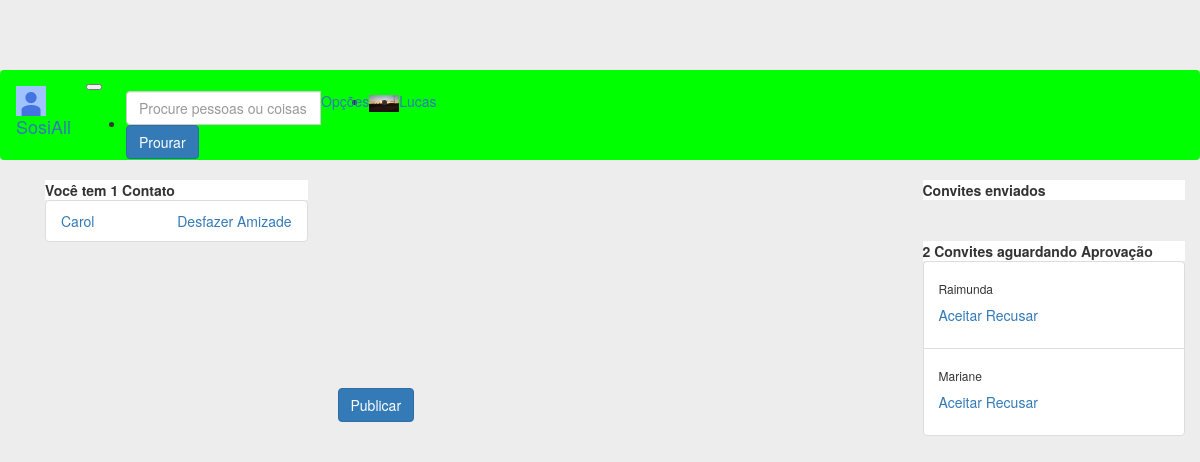
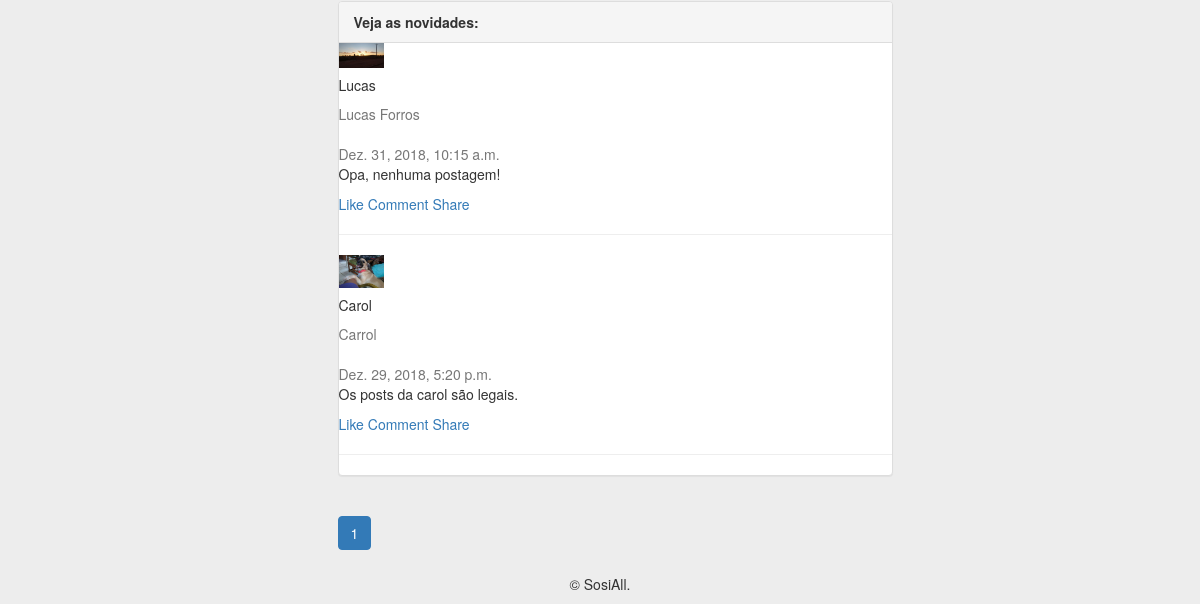
Before: / (signed in) with the older database file (2 pictures, top to bottom).
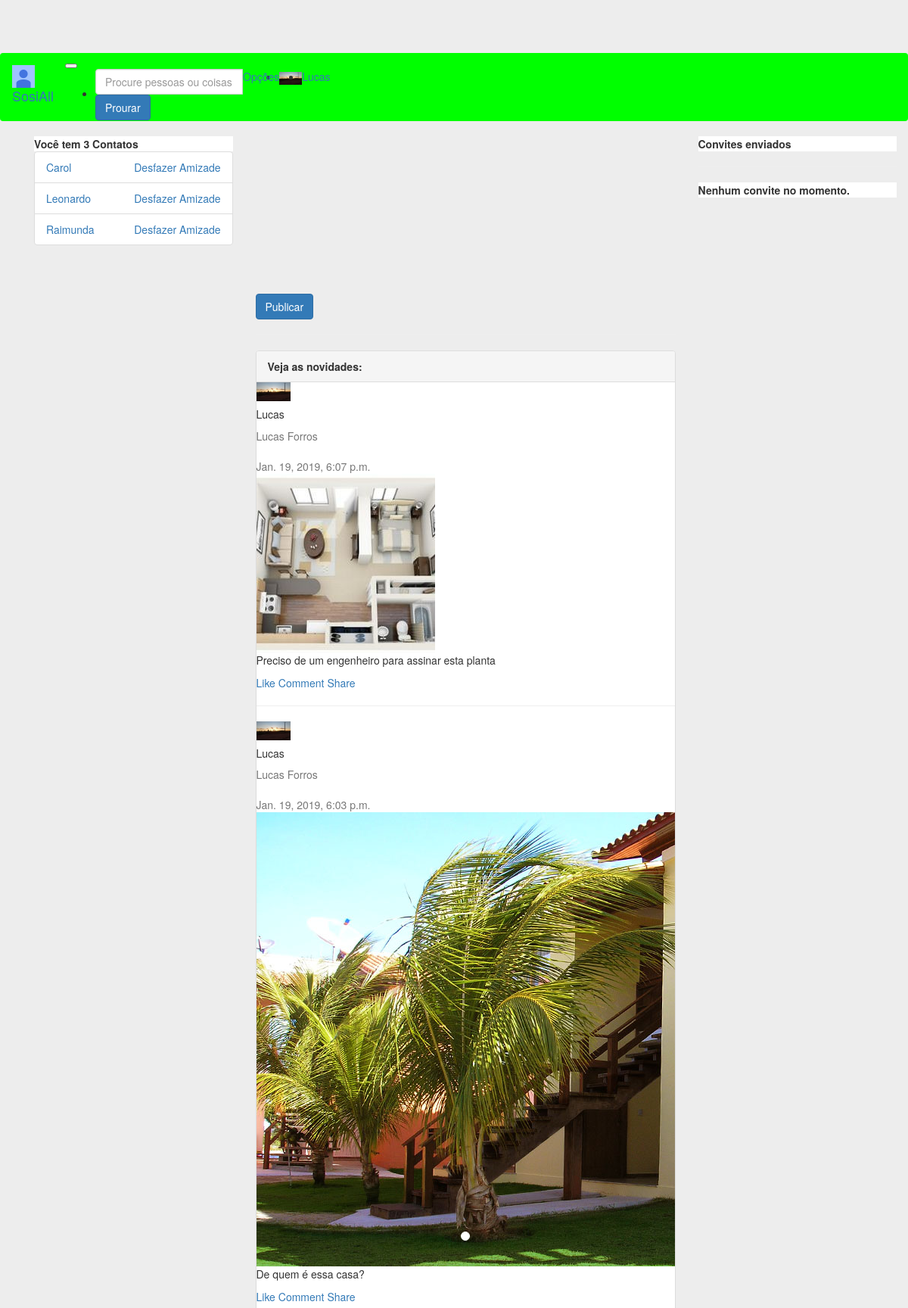
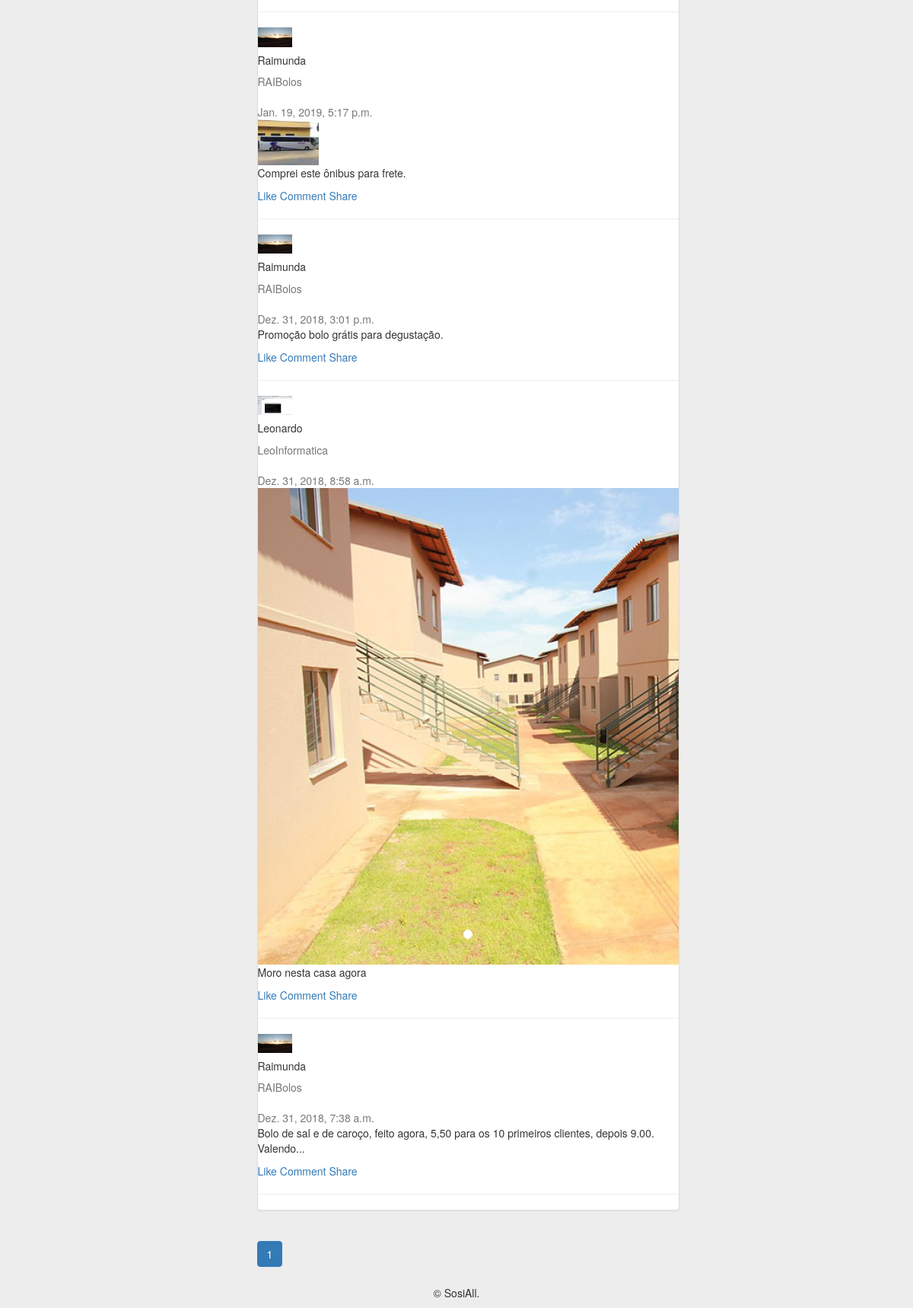
After: the same page with the newer database file (2 pictures, top to bottom).
### perfis/models.py (models this page shows, shortened)
class Perfil(models.Model):
    nome = models.CharField(max_length=255, null=False)
    telefone = models.CharField(max_length=15, null=False)
    nome_empresa = models.CharField(max_length=255, null=False)
    contatos = models.ManyToManyField('Perfil')
    usuario = models.OneToOneField(User, related_name='perfil', on_delete=models.CASCADE)
    criado_em = models.DateTimeField(auto_now_add=True)
    atualizado_em = models.DateTimeField(auto_now=True)
    convidavel = models.BooleanField(blank=True, null=True)
    ativa = models.BooleanField(default=True)
    justificativa = models.TextField(null=True)
    bloqueado = models.BooleanField(default=False)
    error_mensage = models.CharField(max_length=512, null=True)
    foto = models.ImageField(blank=True, null=True, upload_to='media/')
    capa = models.ImageField(blank=True, null=True, upload_to='media/')
    class Meta:
        ordering = ('nome',)
    def __str__(self):
        return self.nome

class Convite(models.Model):
    solicitante = models.ForeignKey(Perfil, on_delete=models.CASCADE, related_name='convites_feitos')
    convidado = models.ForeignKey(Perfil, on_delete=models.CASCADE, related_name='convites_recebidos')

### posts/models.py (models this page shows)
class Post(models.Model):
    user = models.ForeignKey(Perfil, related_name='postagens', on_delete=models.DO_NOTHING)
    postagem = models.CharField(max_length=255)
    created_at = models.DateTimeField(auto_now_add=True)
    init = models.BooleanField(default=False)
    def __str__(self):
        return self.postagem
    class Meta:
        ordering = ('-created_at',)

class Image(models.Model):
    post = models.ForeignKey(Post, related_name='imagens', on_delete=models.CASCADE)
    foto = models.ImageField(blank=True, null=True, upload_to='media/')

### perfis/views.py (the view)
# urls.py: path('', views.index, name='index'),
@login_required
def index(request):
    perfil_logado = get_perfil_logado(request)
    messages = Feedback.objects.filter(perfil=perfil_logado)
    feedbacks = []
    ITEMS_PER_PAGE = 10
    posts = getPosts(perfil_logado)
    paginator = Paginator(posts, ITEMS_PER_PAGE)
    page = request.GET.get('page',1)
    try:
        posts_page = paginator.get_page(page)
    except InvalidPage:
        posts_page = paginator.get_page(1)
    for msg in messages:
        feedbacks.append(msg.message)
        msg.delete()
    if perfil_logado.ativa == False or perfil_logado.bloqueado == True:
        return render(request,'perfis/transicao.html', {'perfil_logado': perfil_logado, 'messages':feedbacks})
    form = PostModelForm()
    if perfil_logado.usuario.is_superuser:
        return render(request, 'perfis/index.html', {'perfis': Perfil.objects.all()[:10],
         'perfil_logado': perfil_logado, 'form':form, 'posts':posts_page, 'messages':feedbacks})
    return render(request, 'perfis/index.html', {'perfis': Perfil.objects.filter(ativa=True, bloqueado=False),
        'perfil_logado': perfil_logado, 'form':form, 'posts':posts_page, 'messages':feedbacks})

### posts/forms.py
class PostModelForm(forms.ModelForm):
    class Meta:
        model = Post
        fields = ['postagem']
        widgets = {
            'postagem': forms.Textarea(attrs={'class': 'form-control', 'maxlength': 255, 'rows': '4', 'cols': '20'}),
        }

### perfis/views.py (called while the page is built)
def getPosts(perfil_logado):
    posts=[]
    for post in perfil_logado.postagens.all():
        posts.append(post)
    for perfil in perfil_logado.contatos.all():
        for post in perfil.postagens.all():
            posts.append(post)
    return boobleSort(posts)

def boobleSort(posts):
    for ind in range(len(posts)):
        for pos in range(len(posts)-1):
            if posts[ind].created_at > posts[pos].created_at:
                temp = posts[ind]
                posts[ind] = posts[pos]
                posts[pos] = temp
    return posts

def get_perfil_logado(request):
    return request.user.perfil

### perfis/templates/perfis/index.html (shortened to what the changed rows need)
{% extends 'perfis/base_b.html' %}
{% block body %}
        <div class="panel panel-default">
            <div class="panel-heading">
                <strong>Veja as novidades:</strong>
            </div>
            {% if posts %}
                {% for post in posts %}
                <div class="card gedf-card">
                    <div class="card-header">
                        <div class="d-flex justify-content-between align-items-center">
                            <div class="d-flex justify-content-between align-items-center">
                                <div class="mr-2">
                                    <img class="rounded-circle" width="45" src="{{post.user.foto}}" alt="">
                                </div>
                                <div class="ml-2">
                                    <div class="h5 m-0">{{post.user.nome}}</div>
                                    <div class="h7 text-muted">{{post.user.nome_empresa}}</div>
                                </div>
                            </div>
                            <div>
                                <div class="dropdown">
                                    <button class="btn btn-link dropdown-toggle" type="button" id="gedf-drop1" data-toggle="dropdown" aria-haspopup="true" aria-expanded="false">
                                    </button>
                                </div>
                            </div>
                        </div>
                    </div>
                    <div class="card-body">
                        <div class="text-muted h7 mb-2"> {{post.created_at}}</div>
                        <div class="card mb-3">
                            <div id="carouselExampleSlidesOnly" class="carousel slide" data-ride="carousel">
                              <ul class="carousel-indicators">
                                {% for i in post.imagens.all %}
                                <li data-target="#demo" data-slide-to="{{i.id}}" class="active"></li>
                                {% endfor %}
                            </ul>
                              <div class="carousel-inner">
                                {% for foto in  post.imagens.all%}
                                {% if foto == post.imagens.all.0 %}
                                <div class="carousel-item active">
                                  <img class="d-block w-100" src="{{foto.foto}}" alt="">
                                </div>
                                {% else %}
                                <div class="carousel-item">
                                  <img class="d-block w-100" src="{{foto.foto}}" alt="">
                                </div>
                                {% endif %}
                                {% endfor %}
                              </div>
                        </div>
                    </div>
                        <p class="card-text">
                            {{post}}
                        </p>
                    </div>
                    <div class="card-footer">
                        <a href="#" class="card-link"> Like</a>
                        <a href="#" class="card-link"> Comment</a>
                        <a href="#" class="card-link"> Share</a>
                    </div>
                </div>
                <hr>
                {% endfor %}
            {% else %}
                <p>Não há Posts Cadastrados!</p>
            {% endif %}
        </div>
        <nav aria-label="...">
          <ul class="pagination">
            {% for page in  posts.paginator.page_range %}
            <li class="page-item active">
              {% if posts.number == page %}
              <span class="page-link">{{posts.number}}<span class="sr-only">(current)</span></span>
              {% else %}
              <li class="page-item">
              <a class="page-link" href="?page={{ page }}">{{ page }}</a>
              {% endif %}
            </li>
            {% endfor %}
          </ul>
        </nav>
{% endblock %}

### perfis/templates/perfis/base_b.html (shortened to what the changed rows need)
<!DOCTYPE html>
{% load static %}
<html>
<head>
	<link rel="stylesheet" href="{% static 'bootstrap/css/bootstrap.min.css' %}">
    <link rel="stylesheet" href="{% static 'fontawesome/css/fontawesome-all.min.css' %}">
    <link rel="stylesheet" href="{% static 'styles/basic.css' %}">
</head>
<body>
	<div class="container">
    	<div class="container">
    		<div class="row">
    			<div class="col-md-3" id="nav">
    			{% if perfil_logado.bloqueado == False %}
    				<div class="card">
			            {% with total=perfil_logado.contatos.count %}
			                {% if total %}
			                    <div class="card-header">
			                        <strong>Você tem  {{ total }}
			                            Contato{{ total|pluralize }}
			                        </strong>
			                    </div>
			                    <ul class="list-group">
			                        {% for perfil in perfil_logado.contatos.all %}
			                            <li class="list-group-item">
			                                <a href="{% url 'exibir' perfil.id %}">
			                                    {{ perfil }}
			                                </a>
			                                <a class="pull-right" href="{% url 'desfazer' perfil.id %}" onclick="return confirm('Deseja mesmo  desfazer amizade com {{perfil.nome}}?')">
			                                    Desfazer Amizade
			                                </a>
			                            </li>
			                        {% endfor %}
			                    </ul>
			                {% else %}
			                    <div class="pcard-header">
			                        <strong>Você não tem contatos</strong>
			                    </div>
			                {% endif %}
			            {% endwith %}
			        </div>
    			{% endif %}
    			</div>
    			<div class="col-md-6">
    				{% block body %}
        			{% endblock %}
    			</div>
    			<div class="col-md-3" id="aside">
    			{% if perfil_logado.bloqueado == False %}
					<div class="card">
						 {% with total=perfil_logado.convites_recebidos.count %}
						 {% if total %}
						<div class="card-header">
							<strong>
								{{ total }} Convite{{ total|pluralize }} aguardando Aprovação
			                </strong>
						</div>
						<ul class="list-group list-group-flush">
						{% for convite in perfil_logado.convites_recebidos.all %}
							<li class="list-group-item">
								<div class="card-body" id="card-body">
									<h6 class="card-text">{{ convite.solicitante.nome }}</h6>
									<a href="{% url 'aceitar' convite.id %}" class="card-link">Aceitar</a>
									<a href="{% url 'recusar' convite.id %}" class="card-link">Recusar</a>
								</div>
							</li>
						{% endfor %}
						</ul>
						{% else %}
						<div class="card-header">
							<strong>Nenhum convite no momento.</strong>
						</div>
						{% endif %}
						{% endwith %}
					</div>
				{% endif %}
    			</div>
    		</div>
    	</div>
	</div>
</body>
</html>

Changed rows visible on the page:
removed Post: shows a picture, user.nome "Carol", user.nome_empresa "Carrol", created_at "Dez. 29, 2018, 5:20 p.m.", postagem "Os posts da carol são legais."
removed Convite: solicitante.nome "Raimunda"
removed Convite: solicitante.nome "Mariane"
now on this page (row unchanged): Perfil: nome "Leonardo"
now on this page (row unchanged): Perfil: nome "Raimunda"
added Post: user.nome "Lucas", user.nome_empresa "Lucas Forros", created_at "Jan. 19, 2019, 6:07 p.m.", postagem "Preciso de um engenheiro para assinar esta planta"
added Image: foto (picture)
changed Post: created_at "Dez. 31, 2018, 10:15 a.m." → "Jan. 19, 2019, 6:03 p.m."; postagem "Opa, nenhuma postagem!" → "De quem é essa casa?"
added Image: foto (picture), shown under Post "Lucas"
added Post: user.nome "Raimunda", user.nome_empresa "RAIBolos", created_at "Jan. 19, 2019, 5:17 p.m.", postagem "Comprei este ônibus para frete."
added Image: foto (picture)
now on this page (row unchanged): Post: user.nome "Raimunda", user.nome_empresa "RAIBolos", created_at "Dez. 31, 2018, 3:01 p.m.", postagem "Promoção bolo grátis para degustação."
now on this page (row edited): Post: user.foto (picture), user.nome "Leonardo", user.nome_empresa "LeoInformatica", created_at "Dez. 31, 2018, 8:58 a.m.", postagem "Moro nesta casa agora"
added Image: foto (picture)
now on this page (row unchanged): Post: user.nome "Raimunda", user.nome_empresa "RAIBolos", created_at "Dez. 31, 2018, 7:38 a.m.", postagem "Bolo de sal e de caroço, feito agora, 5,50 para os 10 primeiros clientes, depois 9.00. Valendo..."
Other visible differences:
{{ total }}: "1" → "3"
{{ total }}: "2" → (not shown)
text no longer shown: "Convite aguardando Aprovação"
text now shown: "Nenhum convite no momento."
